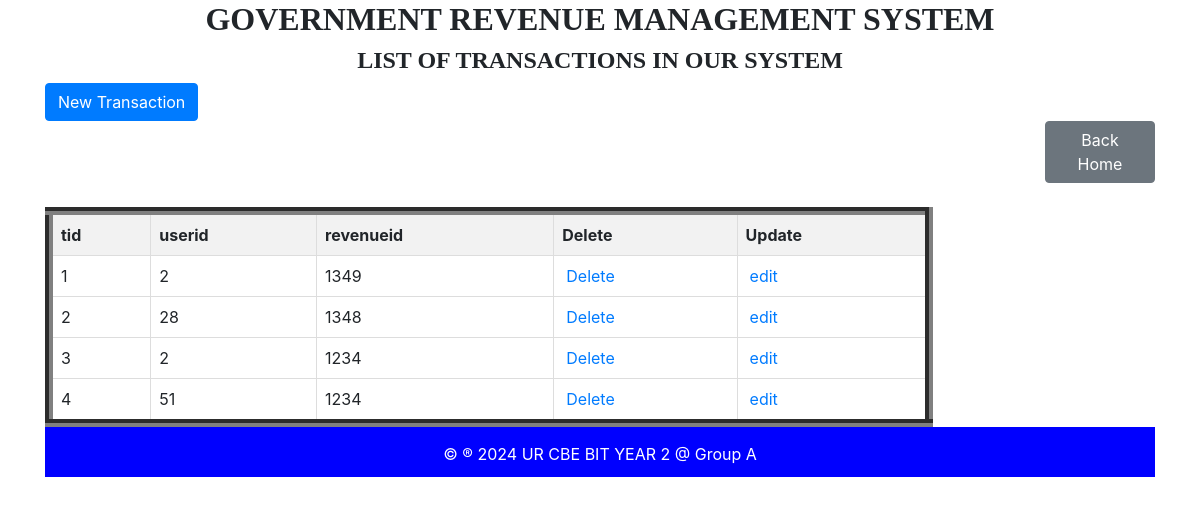
The page /transaction_table.php on the database its author committed.
### tables this page shows
CREATE TABLE `transaction` (
  `tid` int(11) NOT NULL,
  `userid` int(11) DEFAULT NULL,
  `revenueid` int(11) DEFAULT NULL
);

### transaction_table.php (the view, shortened to what this page needs)
<!DOCTYPE html>
<html>
<head>
    <link href="https://stackpath.bootstrapcdn.com/bootstrap/4.5.2/css/bootstrap.min.css" rel="stylesheet">
</head>
<body>
    <div class="container">
        <h2 style="text-align: center; font-family: century; font-weight: bold;">GOVERNMENT REVENUE MANAGEMENT SYSTEM</h2>
        <h4 style="text-align: center; font-family: century; font-weight: bold;">LIST OF TRANSACTIONS IN OUR SYSTEM</h4>
        <a href="transaction_form.php" class="btn btn-primary" style="margin-top: 0px;">New Transaction</a>
        <a href="home.html" class="btn btn-secondary" style="margin-left: 1000px;">Back Home</a>
        <table class="table table-bordered">
            <thead class="bg-warning">
<?php
include "dbconnection.php";
$sql = "SELECT * FROM transaction";
$result = $connection->query($sql);
?>
<!DOCTYPE html>
<html>
<head>
</head>
<body>
    <table border="5">
        <table border="8">
        <tr>
            <th>tid</th>
            <th>userid</th>
            <th>revenueid</th>
            <th>Delete</th>
            <th>Update</th>
        </tr>
        <?php
        if ($result->num_rows > 0) {
            while ($row = $result->fetch_assoc()) {
                echo "<tr>
                    <td>" . $row['tid'] . "</td>
                    <td>" . $row['userid'] . "</td>
                    <td>" . $row['revenueid'] . "</td>
                    <td><a style='padding:4px' href='transaction_delete.php?tid={$row['tid']}'>Delete</a></td>
                    <td><a style='padding:4px' href='transaction_edit.php?tid={$row['tid']}'>edit</a></td>
                </tr>";
            }
        } else {
            echo "<tr><td colspan='8'>No data found</td></tr>";
        }
        ?>
    </table>
</body>
</html>
<footer>
            <p>&copy &reg 2024 UR CBE BIT YEAR 2 @ Group A</p>
        </center></footer>
    </body>
    </html>

### transaction_table.php (style rules this page uses)
table { width: 80%; border-collapse: collapse; }
th, td { border: 1px solid #ddd; padding: 8px; text-align: left; }
th { background-color: #f2f2f2; }
footer { height: 50px; text-align: center; padding: 15px; color: white; background-color: blue; }

### rows shown on the page
transaction: tid "1", userid "2", revenueid "1349"
transaction: tid "2", userid "28", revenueid "1348"
transaction: tid "3", userid "2", revenueid "1234"
transaction: tid "4", userid "51", revenueid "1234"
